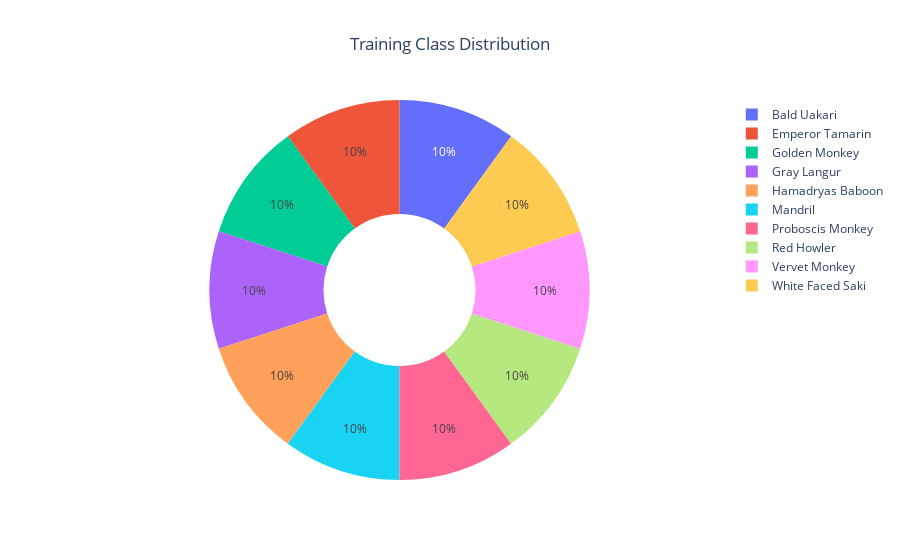
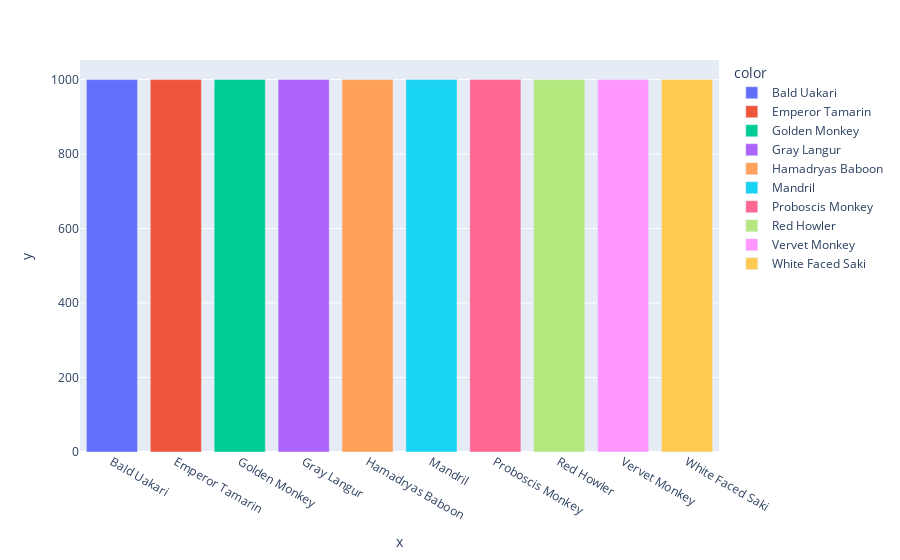

Here is the notebook cell these charts were saved with, in order:
### Code cell
# Calculate Class Distribution 
class_dis = [len(os.listdir(train_path + f"/{name}")) for name in class_names]
# Pie Plot
fig = px.pie(names=class_names, values=class_dis, hole=0.4, title="Training Class Distribution")
fig.update_layout({'title':{'x':0.5}})
fig.show()

# Bar Plot
fig = px.bar(x=class_names, y=class_dis, color=class_names)
fig.show()

### Figure 1 — Plotly figure (JSON) as saved in the notebook; plotly's stock layout.template omitted (floating-point values rounded to 4 significant figures)
{"data": [{"domain": {"x": [0, 1], "y": [0, 1]}, "hole": 0.4, "hovertemplate": "label=%{label}<br>value=%{value}<extra></extra>", "labels": ["Bald Uakari", "Emperor Tamarin", "Golden Monkey", "Gray Langur", "Hamadryas Baboon", "Mandril", "Proboscis Monkey", "Red Howler", "Vervet Monkey", "White Faced Saki"], "legendgroup": "", "name": "", "showlegend": true, "type": "pie", "values": [1000, 1000, 1000, 1000, 1000, 1000, 1000, 1000, 1000, 1000]}], "layout": {"legend": {"tracegroupgap": 0}, "title": {"text": "Training Class Distribution", "x": 0.5}}}

### Figure 2 — Plotly figure (JSON) as saved in the notebook; plotly's stock layout.template omitted (floating-point values rounded to 4 significant figures)
{"data": [{"alignmentgroup": "True", "hovertemplate": "color=Bald Uakari<br>x=%{x}<br>y=%{y}<extra></extra>", "legendgroup": "Bald Uakari", "marker": {"color": "#636efa", "pattern": {"shape": ""}}, "name": "Bald Uakari", "offsetgroup": "Bald Uakari", "orientation": "v", "showlegend": true, "textposition": "auto", "type": "bar", "x": ["Bald Uakari"], "xaxis": "x", "y": [1000], "yaxis": "y"}, {"alignmentgroup": "True", "hovertemplate": "color=Emperor Tamarin<br>x=%{x}<br>y=%{y}<extra></extra>", "legendgroup": "Emperor Tamarin", "marker": {"color": "#EF553B", "pattern": {"shape": ""}}, "name": "Emperor Tamarin", "offsetgroup": "Emperor Tamarin", "orientation": "v", "showlegend": true, "textposition": "auto", "type": "bar", "x": ["Emperor Tamarin"], "xaxis": "x", "y": [1000], "yaxis": "y"}, {"alignmentgroup": "True", "hovertemplate": "color=Golden Monkey<br>x=%{x}<br>y=%{y}<extra></extra>", "legendgroup": "Golden Monkey", "marker": {"color": "#00cc96", "pattern": {"shape": ""}}, "name": "Golden Monkey", "offsetgroup": "Golden Monkey", "orientation": "v", "showlegend": true, "textposition": "auto", "type": "bar", "x": ["Golden Monkey"], "xaxis": "x", "y": [1000], "yaxis": "y"}, {"alignmentgroup": "True", "hovertemplate": "color=Gray Langur<br>x=%{x}<br>y=%{y}<extra></extra>", "legendgroup": "Gray Langur", "marker": {"color": "#ab63fa", "pattern": {"shape": ""}}, "name": "Gray Langur", "offsetgroup": "Gray Langur", "orientation": "v", "showlegend": true, "textposition": "auto", "type": "bar", "x": ["Gray Langur"], "xaxis": "x", "y": [1000], "yaxis": "y"}, {"alignmentgroup": "True", "hovertemplate": "color=Hamadryas Baboon<br>x=%{x}<br>y=%{y}<extra></extra>", "legendgroup": "Hamadryas Baboon", "marker": {"color": "#FFA15A", "pattern": {"shape": ""}}, "name": "Hamadryas Baboon", "offsetgroup": "Hamadryas Baboon", "orientation": "v", "showlegend": true, "textposition": "auto", "type": "bar", "x": ["Hamadryas Baboon"], "xaxis": "x", "y": [1000], "yaxis": "y"}, {"alignmentgroup": "True", "hovertemplate": "color=Mandril<br>x=%{x}<br>y=%{y}<extra></extra>", "legendgroup": "Mandril", "marker": {"color": "#19d3f3", "pattern": {"shape": ""}}, "name": "Mandril", "offsetgroup": "Mandril", "orientation": "v", "showlegend": true, "textposition": "auto", "type": "bar", "x": ["Mandril"], "xaxis": "x", "y": [1000], "yaxis": "y"}, {"alignmentgroup": "True", "hovertemplate": "color=Proboscis Monkey<br>x=%{x}<br>y=%{y}<extra></extra>", "legendgroup": "Proboscis Monkey", "marker": {"color": "#FF6692", "pattern": {"shape": ""}}, "name": "Proboscis Monkey", "offsetgroup": "Proboscis Monkey", "orientation": "v", "showlegend": true, "textposition": "auto", "type": "bar", "x": ["Proboscis Monkey"], "xaxis": "x", "y": [1000], "yaxis": "y"}, {"alignmentgroup": "True", "hovertemplate": "color=Red Howler<br>x=%{x}<br>y=%{y}<extra></extra>", "legendgroup": "Red Howler", "marker": {"color": "#B6E880", "pattern": {"shape": ""}}, "name": "Red Howler", "offsetgroup": "Red Howler", "orientation": "v", "showlegend": true, "textposition": "auto", "type": "bar", "x": ["Red Howler"], "xaxis": "x", "y": [1000], "yaxis": "y"}, {"alignmentgroup": "True", "hovertemplate": "color=Vervet Monkey<br>x=%{x}<br>y=%{y}<extra></extra>", "legendgroup": "Vervet Monkey", "marker": {"color": "#FF97FF", "pattern": {"shape": ""}}, "name": "Vervet Monkey", "offsetgroup": "Vervet Monkey", "orientation": "v", "showlegend": true, "textposition": "auto", "type": "bar", "x": ["Vervet Monkey"], "xaxis": "x", "y": [1000], "yaxis": "y"}, {"alignmentgroup": "True", "hovertemplate": "color=White Faced Saki<br>x=%{x}<br>y=%{y}<extra></extra>", "legendgroup": "White Faced Saki", "marker": {"color": "#FECB52", "pattern": {"shape": ""}}, "name": "White Faced Saki", "offsetgroup": "White Faced Saki", "orientation": "v", "showlegend": true, "textposition": "auto", "type": "bar", "x": ["White Faced Saki"], "xaxis": "x", "y": [1000], "yaxis": "y"}], "layout": {"barmode": "relative", "legend": {"title": {"text": "color"}, "tracegroupgap": 0}, "margin": {"t": 60}, "xaxis": {"anchor": "y", "domain": [0, 1], "title": {"text": "x"}}, "yaxis": {"anchor": "x", "domain": [0, 1], "title": {"text": "y"}}}}
